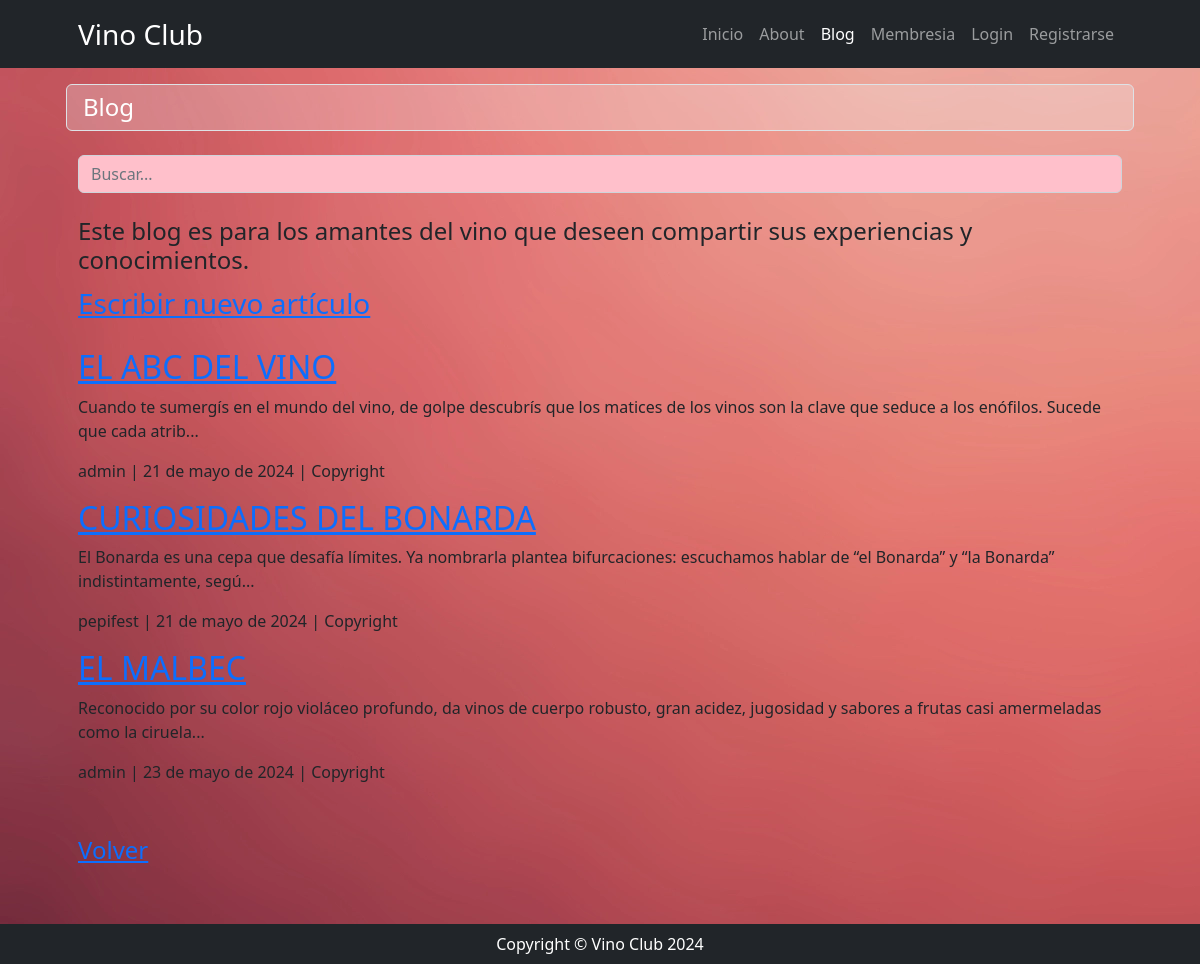
/blog/, run on an earlier commit of the app's database.
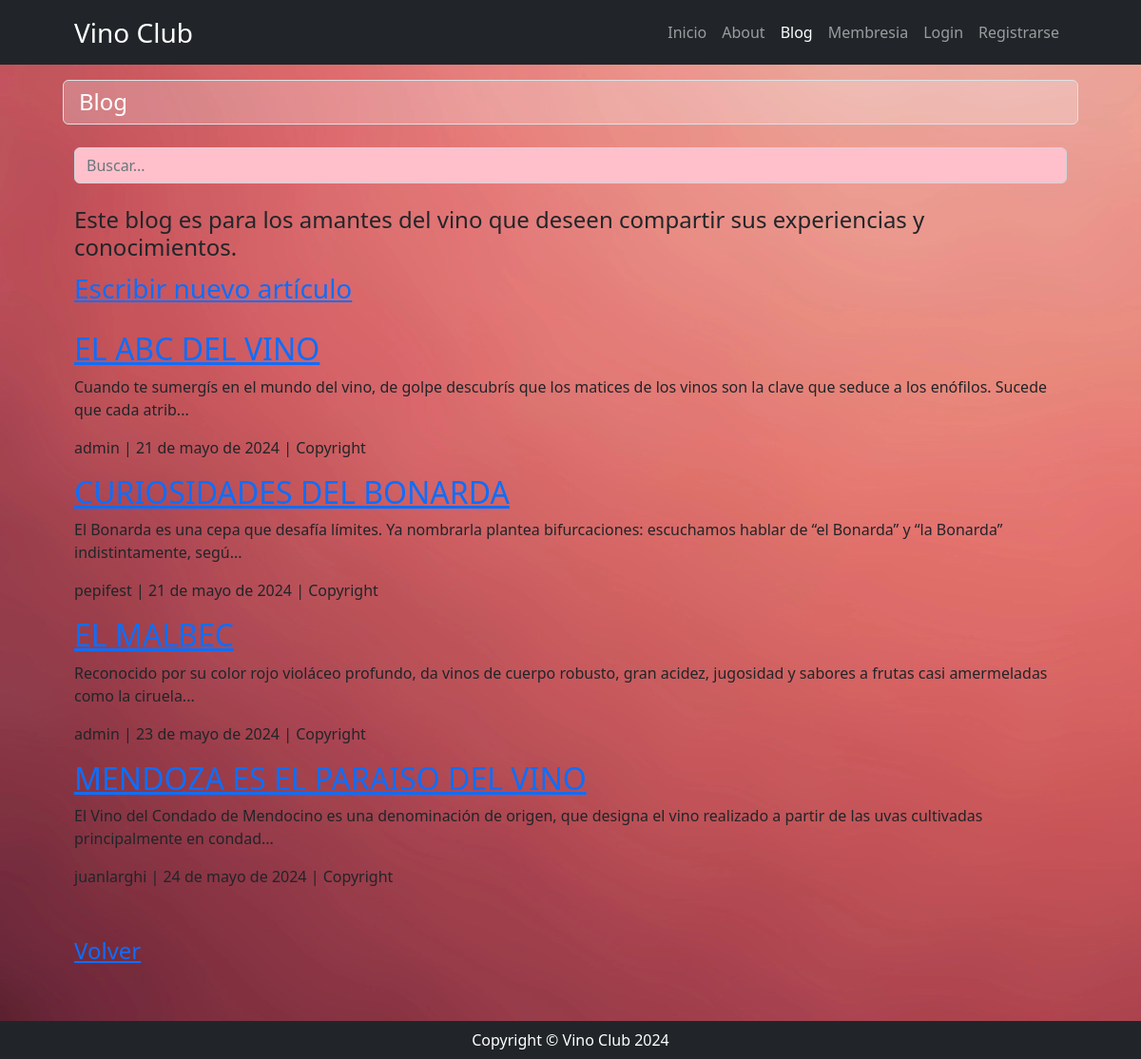
And on a later commit of the database.
### blog/models.py (models this page shows, shortened)
class Blog(models.Model):
    titulo = models.CharField(max_length=100)
    cuerpo = models.TextField(max_length=3000)
    autor = models.ForeignKey(User, default=None, on_delete=models.SET_NULL, null=True, blank=True)
    fecha = models.DateField(auto_now_add=True)
    def snippet(self):
        return self.cuerpo[:150]+'...'

### blog/views.py (the view)
# urls.py: path('', views.home, name='home'),
def home(request):
    blogs = models.Blog.objects.all().order_by('fecha')
    return render(request, 'blog/index.html', {'blogs': blogs})

### blog/templates/blog/index.html
{% extends 'core/base.html' %}
{% block title %}
    {% include 'core/components/title1.html' with title='Blog' %}
{% endblock title %}
{% block content %}
    <div class="fs-4 pb-4">
        <form action="{% url 'blog:blog_search' %}" method="get">
            <input type="text"
            class="form-control"
            name="consulta"
            placeholder="Buscar..."
            aria-label="Buscar"
            style="background: pink">
        </form>
    </div>
<h4>Este blog es para los amantes del vino que deseen compartir sus experiencias y conocimientos.</h4>
    <div class="fs-3 pb-4">
        <a href="{% url 'blog:blog_create' %}">Escribir nuevo artículo</a>
    </div>
    <div class="blog">
        {% for blog in blogs %}
            <div class="blog">
                <h2>
                    <a href="{% url 'blog:blog_fullview' blog.id %}">{{ blog.titulo }}</a>
                </h2>
                <p>{{ blog.snippet }}</p>
                <p>
                    {{ blog.autor }} | {{ blog.fecha }}
                    {% if user.is_authenticated %}
                        {% if user != blog.autor %}
                            | Copyright
                        {% else %}
                            | <a href="{% url 'blog:blog_update' blog.id %}">Editar</a>
                            | <a href="{% url 'blog:blog_delete' blog.id %}">Eliminar</a>
                        {% endif %}
                    {% else %}
                        | Copyright
                    </p>
                {% endif %}
            </div>
        {% endfor %}
        <div class="fs-4 pb-lg-2 my-5">
            <a href="{% url 'core:home' %}">Volver</a>
        </div>
    </div>
    <p>
        <br>
    </p>
{% endblock content %}

### core/templates/core/base.html (shortened to what this page needs)
{% load static %}
<!DOCTYPE html>
<html lang="es">
    <head>
        <link href="{% static 'core/css/styles.css' %}" rel="stylesheet" />
    </head>
    <body style="background-image: url('{% static 'core/img/bright-red.webp'%}')">
        {% include 'core/components/navbar.html' %}
        <div class="container px-4 px-lg-5 bg-transparent">
            {% block title %}
            {% endblock title %}
            {% block content %}
            {% endblock content %}
        </div>
        {% include 'core/components/footer.html' %}
    </body>
</html>

### core/templates/core/components/navbar.html (shortened to what this page needs)
<nav class="navbar navbar-expand-lg navbar-dark bg-dark">
    <div class="container px-5">
        <a class="navbar-brand fs-3" href="{% url 'core:home' %}">Vino Club</a>
        <div class="collapse navbar-collapse" id="navbarSupportedContent">
            <ul class="navbar-nav ms-auto mb-2 mb-lg-0">
                <li class="nav-item"><a class="nav-link {% if request.path == "/" %} active {% endif %}" aria-current="page" href="{% url 'core:home' %}">Inicio</a></li>
                <li class="nav-item"><a class="nav-link {% if request.path == "/about/" %} active {% endif %}" href="{% url 'core:about' %}">About</a></li>
                <li class="nav-item"><a class="nav-link {% if request.path == "/blog/" %} active {% endif %}" href="{% url 'blog:home' %}">Blog</a></li>
                <li class="nav-item"><a class="nav-link {% if request.path == "/membresia/" %} active {% endif %}" href="{% url 'membresia:home' %}">Membresia</a></li>
                {% if user.is_authenticated %}
                <li class="nav-item"><a class="nav-link {% if request.path == "/profile/" %} active {% endif %}" href="{% url 'usuario:home' %}">Perfil</a></li>
                <li class="nav-item">
                    <form action="{% url 'core:logout' %}" method="post">
                        {% csrf_token %}
                        <button type="submit" class="btn btn-outline-secondary">{{ user.username }} | Logout</button>
                    </form>
                </li>
                {% else %}
                <li class="nav-item"><a class="nav-link {% if request.path == "/login/" %} active {% endif %}" href="{% url 'core:login' %}">Login</a></li>
                <li class="nav-item"><a class="nav-link {% if request.path == "/register/" %} active {% endif %}" href="{% url 'core:register' %}">Registrarse</a></li>
                {% endif %}
            </ul>
        </div>
    </div>
</nav>

### core/templates/core/components/title1.html
<div class="row align-items-center my-3 ">
    <h1 class="fs-4 pb-lg-2 text-bg-light text-white bg-opacity-25 px-3 py-2 rounded border">
        {{ title }}
    </h1>
</div>

### core/templates/core/components/footer.html
<footer class="py-2 bg-dark fixed-bottom">
    <div class="container px-4 px-lg-5"><p class="m-0 text-center text-white">Copyright &copy; Vino Club 2024</p></div>
</footer>

What changed in the data, as far as the page shows it:
added Blog: titulo "MENDOZA ES EL PARAISO DEL VINO", snippet "El Vino del Condado de Mendocino es una denominación de origen, que designa el vino realizado a partir de las uvas cultivadas principalmente en condad...", autor "juanlarghi", fecha "24 de mayo de 2024"
